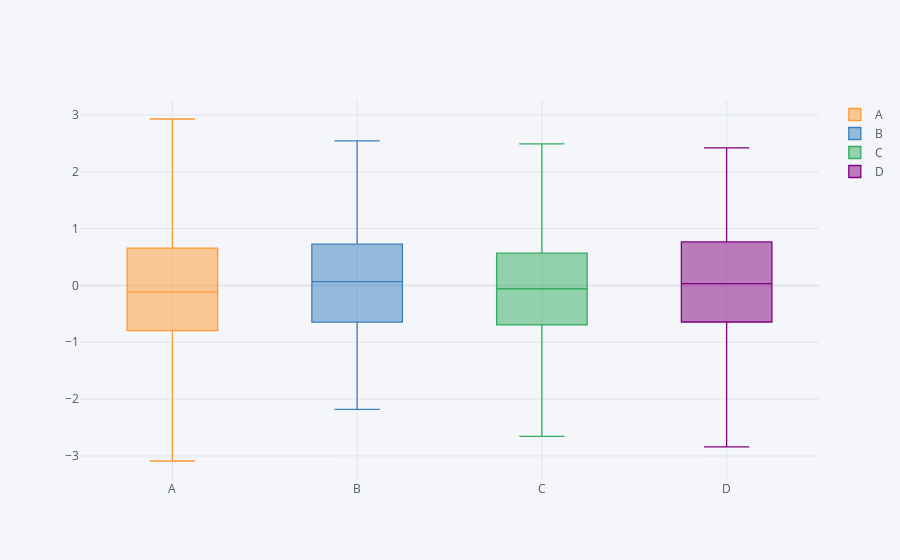

Notebook source saved alongside this figure:
### Markdown cell above
### Box Plot

### Code cell
df.iplot(kind='box')
